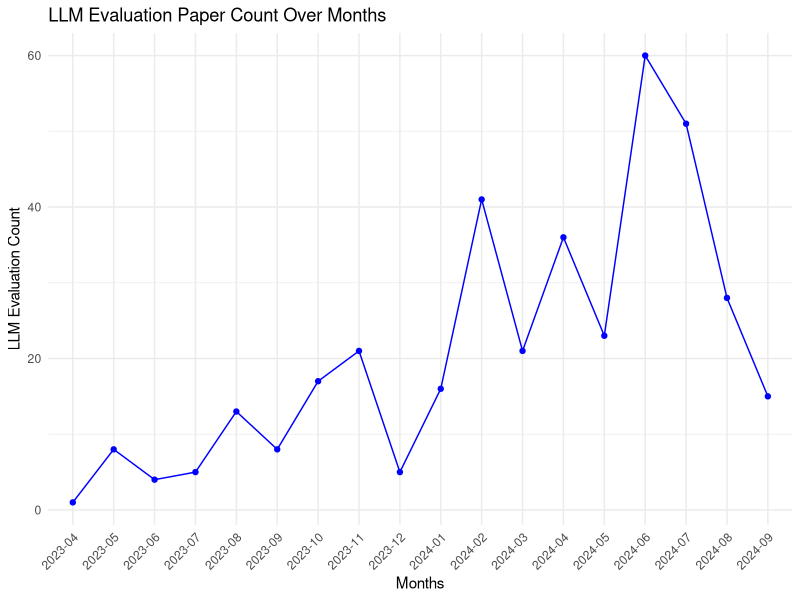
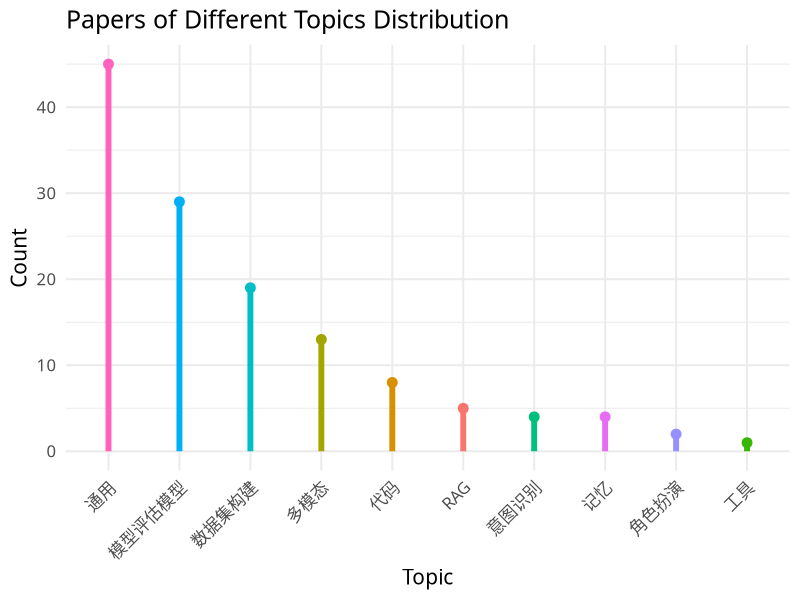
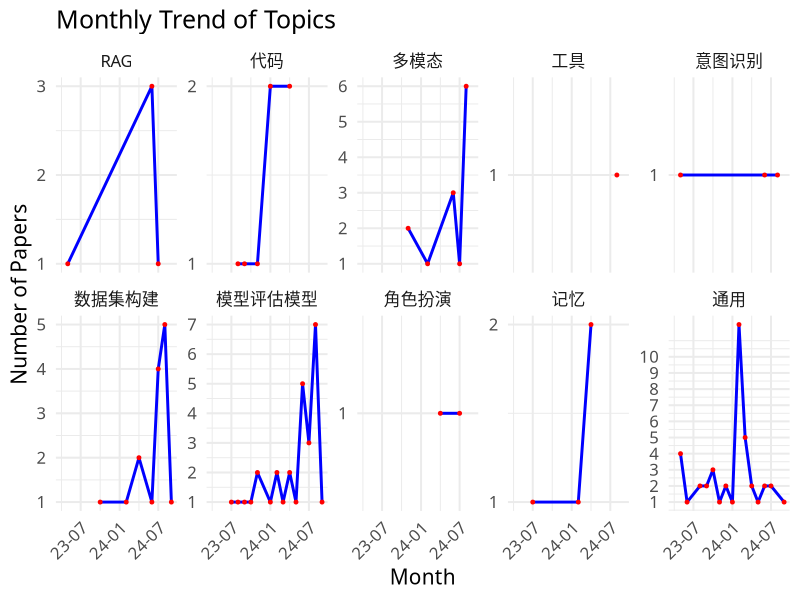
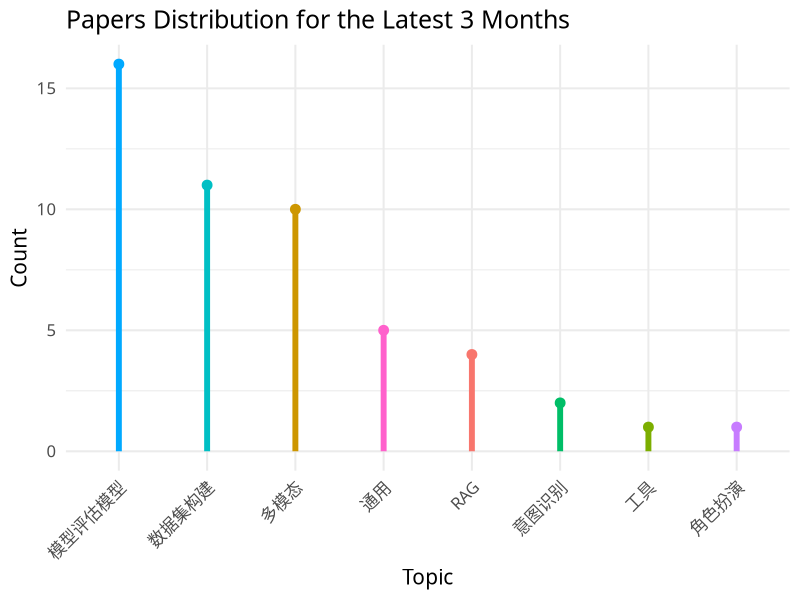

Write the R code that produced these figures, in order.
library(dplyr)
library(ggplot2)
library(scales)

# 论文数量
df1 <- read.csv("./LLM_E_Paper_Count.csv")

# 论文详细分析
df2 <- read.csv("./LLM_E_Paper_Analysis.csv")

# 论文数量趋势分析
g1 <- ggplot(df1, aes(x = Months, y = Count, group = 1)) +
  geom_line(color = "blue") +       # 添加折线
  geom_point(color = "blue") +      # 添加点
  theme_minimal() +                   # 使用简约主题
  labs(title = "LLM Evaluation Paper Count Over Months",
       x = "Months",
       y = "LLM Evaluation Count") +
  theme(axis.text.x = element_text(angle = 45, hjust = 1))

ggsave("paper_count_months.png", plot = g1, 
       width = 10, height = 4, units = "in")

topic_count <- as.data.frame(table(df2$topic))
topic_count <- topic_count[order(topic_count$Freq, decreasing = TRUE), ]
topic_count$start_value <- rep(0, length(topic_count$Var1))
g2 <- ggplot(topic_count, aes(x = reorder(Var1, Freq, decreasing = TRUE),
                              y = start_value, yend = Freq, color = Var1)) +
  geom_segment(linewidth = 2) +
  geom_point(aes(y = Freq), size = 3) +
  theme_minimal(base_size = 15, base_family = "STKaiti") +
  labs(title = "Papers of Different Topics Distribution",
       x = "Topic",
       y = "Count") +
  theme(axis.text.x = element_text(angle = 45, hjust = 1),
        legend.position = "None")
ggsave("paper_count_topics.png", plot = g2,
       width = 10, height = 4, units = "in")

# 详细 topic 分析
df2$date <- as.Date(paste0(df2$date, "-01"), format = "%b-%y-%d")
df2_summary <- df2 |>
  group_by(topic, date) |>
  arrange(desc(date), .by_group = TRUE) |>
  summarise(count = n(), .groups = "keep") |>
  ungroup()

g3 <- ggplot(df2_summary, aes(x = date, y = count)) +
  geom_line(linewidth = 1, color = "blue") +  # 绘制折线图，使用线宽为1，颜色为蓝色
  geom_point(size = 1, color = "red") +  # 添加点，使用点大小为1，颜色为红色
  labs(title = "Monthly Trend of Topics",  # 设置标题和轴标签
       x = "Month",
       y = "Number of Papers") +
  theme_minimal(base_size = 15, base_family = "STKaiti") +      # 使用简约主题
  theme(axis.text.x = element_text(angle = 45, hjust = 1)) +    # 旋转x轴标签
  scale_x_date(limits = as.Date(c("2023-04-01", "2024-09-01")), # 统一X轴范围和标签格式
               date_labels = "%y-%m") +
  scale_y_continuous(breaks = seq(10)) +
  facet_wrap(~ topic, nrow = 2, ncol = 5, scales = "free_y")   # 按topic分面，y轴独立刻度
ggsave("topics_trends.png", plot = g3,
       width = 10, height = 4, units = "in")

# 近 3 个月的 topic 趋势
df21_summary <- df2 |>
  filter(date >= as.Date("2024-06-01")) |>
  group_by(topic) |>
  summarise(count = n(), .groups = "keep") |>
  ungroup()

df21_summary$start_value <- rep(0, length(df21_summary$topic))
g4 <- ggplot(df21_summary, aes(x = reorder(topic, count, decreasing = TRUE),
                               y = start_value, yend = count, color = topic)) +
  geom_segment(linewidth = 2) +
  geom_point(aes(y = count), size = 3) +
  theme_minimal(base_size = 15, base_family = "STKaiti") +
  labs(title = "Papers Distribution for the Latest 3 Months",
       x = "Topic",
       y = "Count") +
  theme(axis.text.x = element_text(angle = 45, hjust = 1),
        legend.position = "None")
ggsave("paper_count_topics_3_months.png", plot = g4,
       width = 10, height = 4, units = "in")